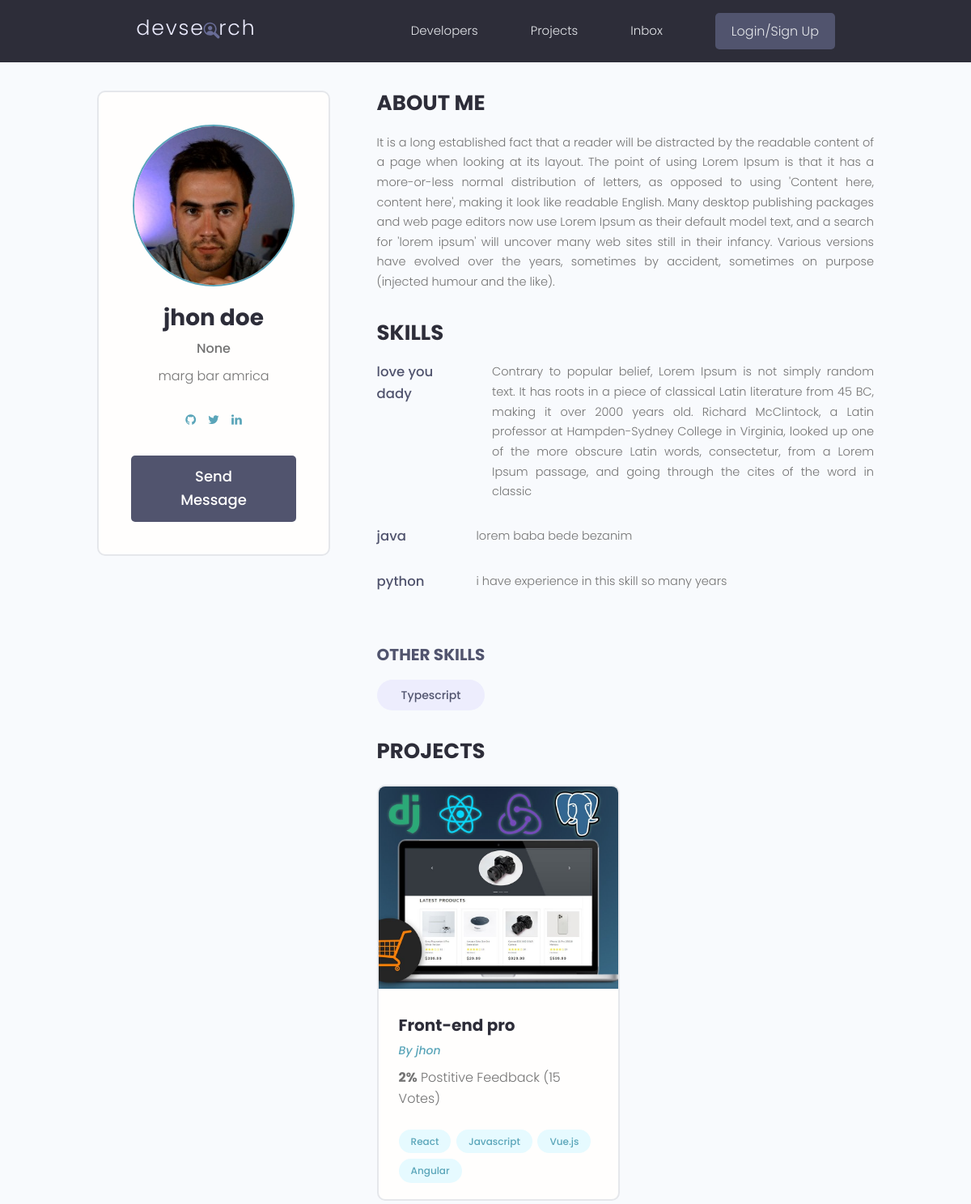
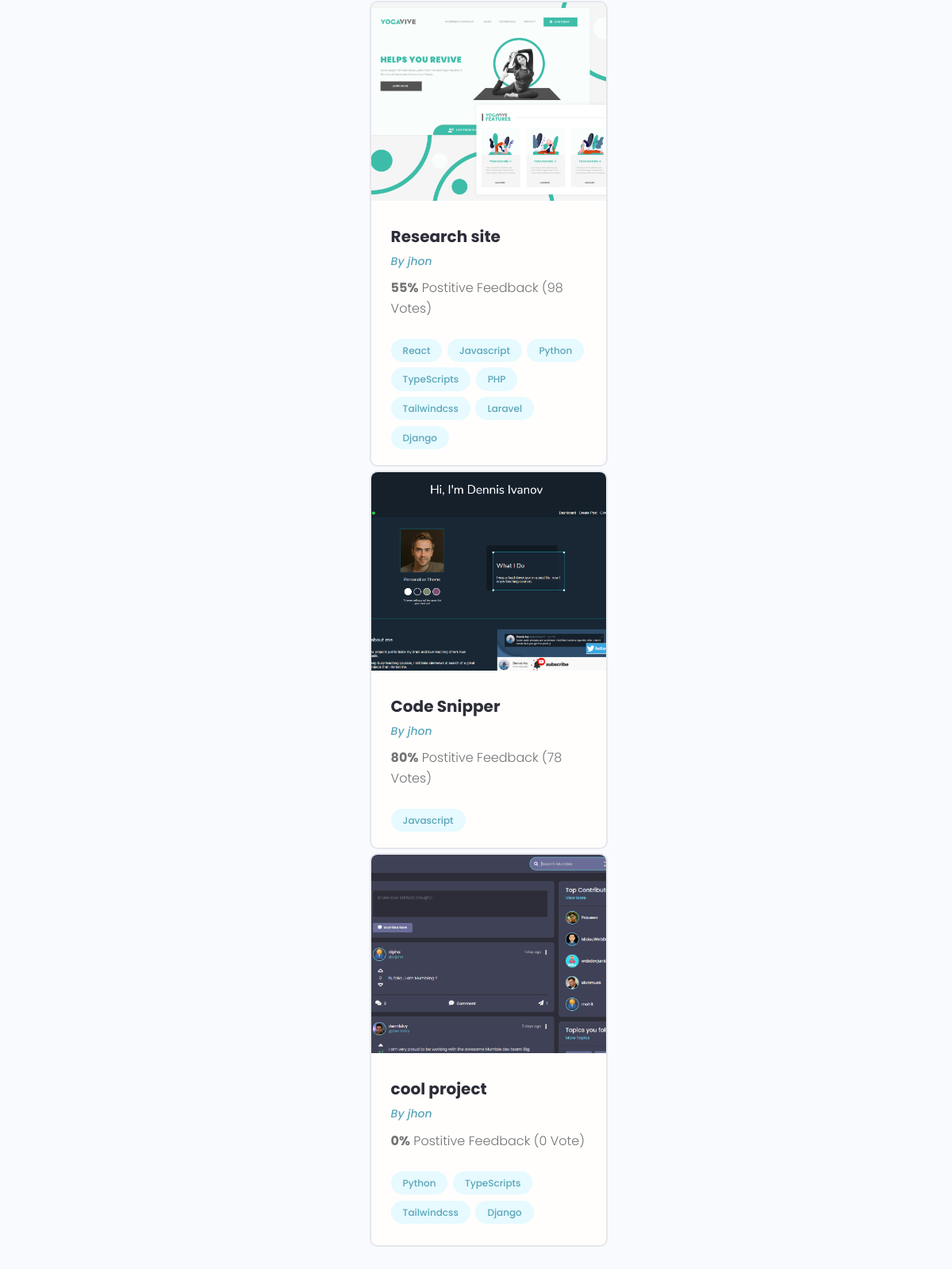
The page /userprofile/71088c34-33a5-43da-b7a2-fd6ae4532f5a/ on the database as committed earlier (2 pictures, top to bottom).
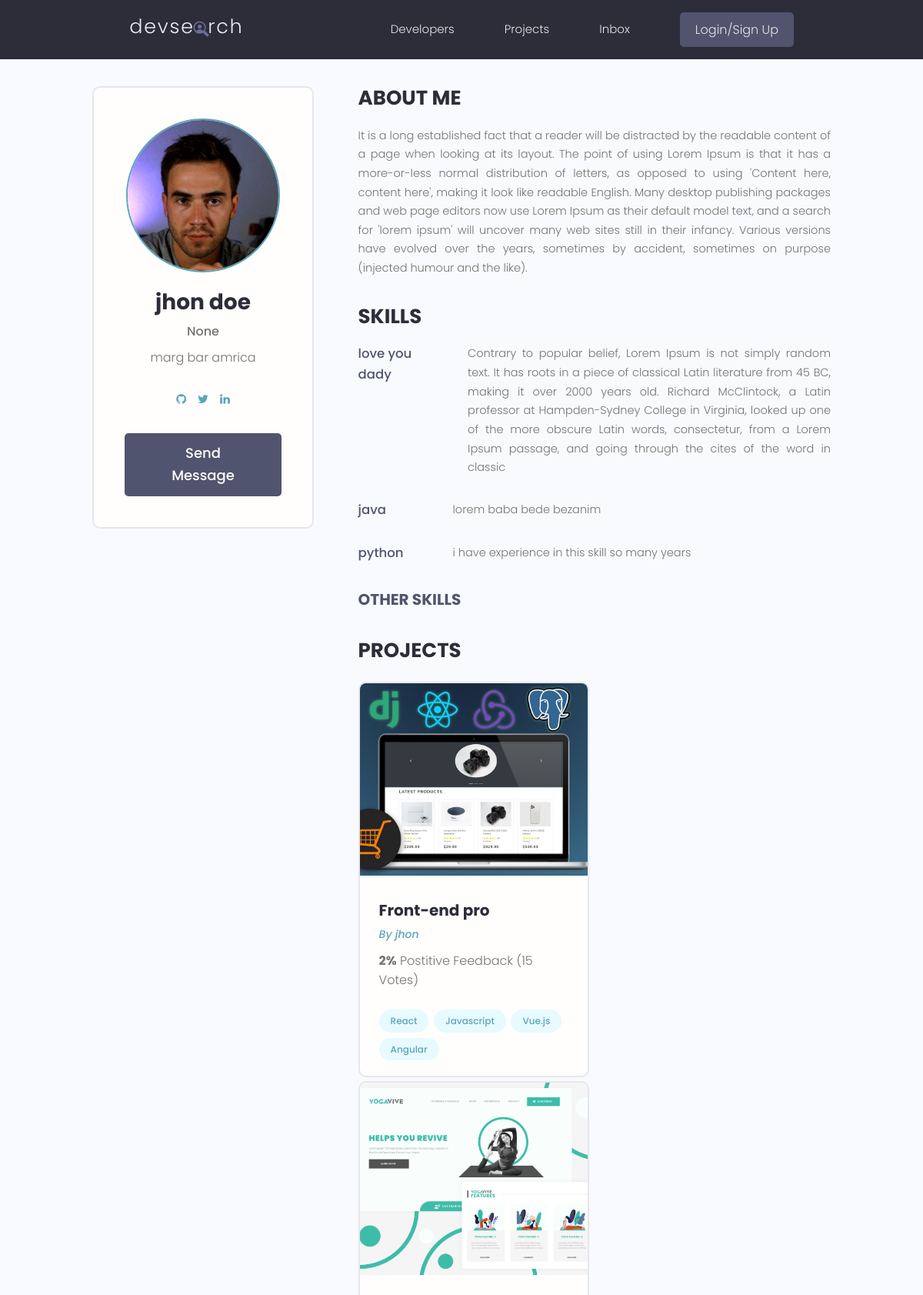
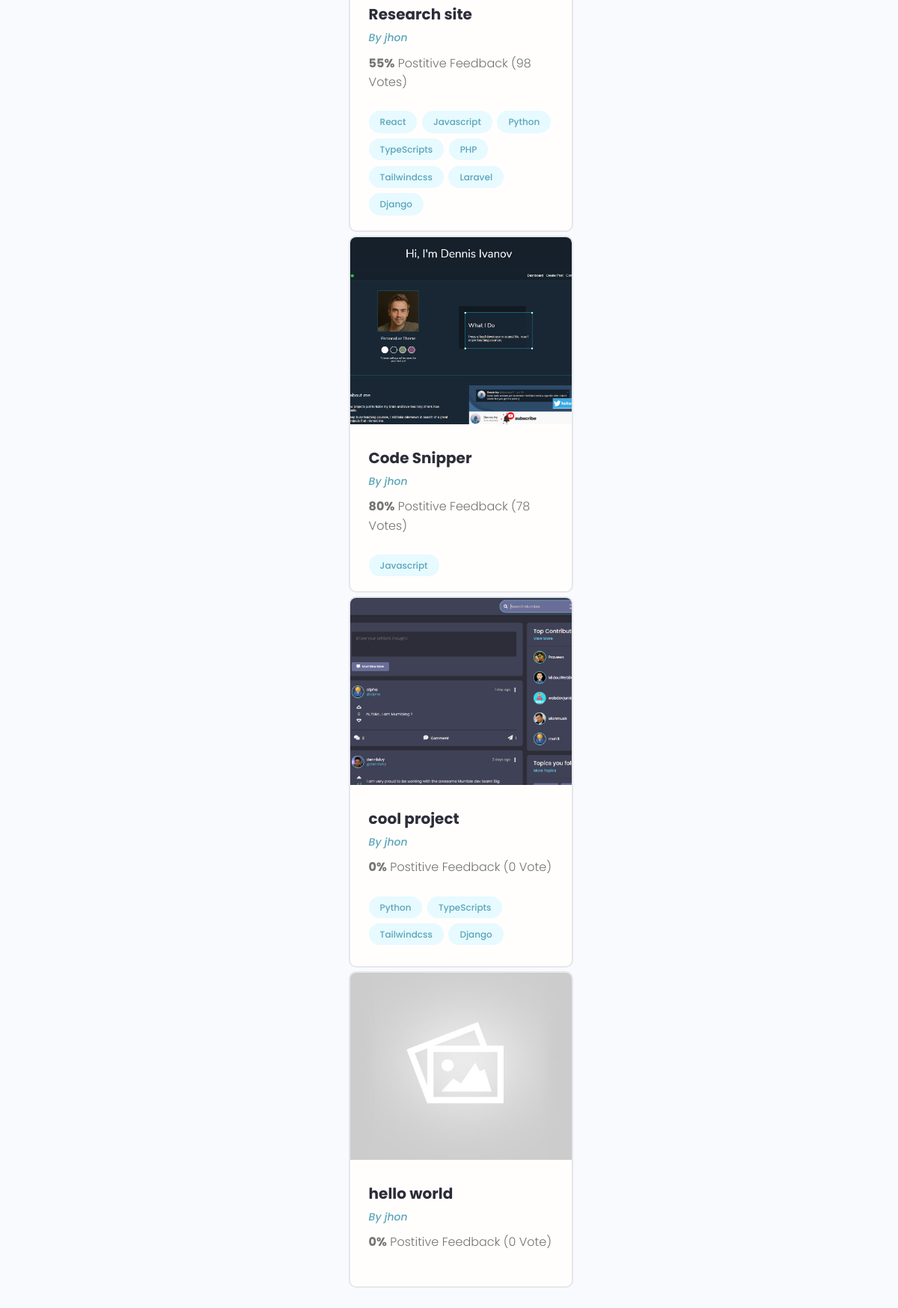
The same page on the database as committed later (2 pictures, top to bottom).
### users/models.py (models this page shows)
class Skill(models.Model):
      owner = models.ForeignKey(Profile,on_delete=models.CASCADE,
                  null=True, blank=True)
      id = models.UUIDField(unique=True,
                  default=uuid.uuid4,primary_key=True,editable=False)
      name = models.CharField(max_length=100 , null=True, blank=True)
      description = models.TextField(max_length=1000 , null=True, blank=True)
      created = models.DateTimeField(auto_now_add=True)
      def __str__(self):
            return str(self.name)

class Profile(models.Model):
      user = models.OneToOneField(User, on_delete=models.CASCADE,
            null=True, blank=True)
      name = models.CharField(max_length=200, blank=True, null=True)
      email = models.EmailField(max_length=500, blank=True,null=True)
      username =models.CharField(max_length=200, blank=True, null=True)
      location = models.CharField(max_length=200, blank=True, null=True)
      short_intro = models.CharField(max_length=200, blank=True, null=True)
      bio = models.TextField(blank=True, null=True)
      profile_image = models.ImageField(blank=True,null=True,
            default='user-default.png', upload_to='profiles/')
      social_github  = models.CharField(max_length=200, blank=True, null=True)
      social_twitter = models.CharField(max_length=200, blank=True, null=True)
      social_linkdin = models.CharField(max_length=200, blank=True, null=True)
      social_youtube = models.CharField(max_length=200, blank=True, null=True)
      social_website = models.CharField(max_length=200, blank=True, null=True)
      created = models.DateTimeField(auto_now_add=True)
      id = models.UUIDField(default=uuid.uuid4 ,
                  unique=True , primary_key=True , editable=False )
      def __str__(self):
            return str(self.user.username)

### projects/models.py (models this page shows, shortened)
class Project(models.Model):
      owner = models.ForeignKey(Profile,null=True,
                           blank=True, on_delete= models.SET_NULL)
      title = models.CharField(max_length=2000)
      description = models.TextField(null=True, blank=True)
      featured_image = models.ImageField( null=True, blank=True , default='default.jpg')
      demo_link = models.CharField(max_length=2000 ,null=True, blank=True)
      source_link = models.CharField(max_length=2000 ,null=True, blank=True)
      tags = models.ManyToManyField('Tag')
      vote_total = models.IntegerField(default=0,null=True,blank=True)
      vote_ratio = models.IntegerField(default=0,null=True,blank=True)
      created = models.DateTimeField(auto_now_add=True)
      id = models.UUIDField(default=uuid.uuid4 , unique=True , primary_key=True , editable=False )

class Tag(models.Model):
      name = models.CharField(max_length=200)
      created = models.DateTimeField(auto_now_add=True)
      id = models.UUIDField(default=uuid.uuid4 , unique=True , primary_key=True , editable=False )
      def __str__(self):
            return self.name

### users/views.py (the view)
# urls.py: path('userprofile/<str:pk>/', views.userProfile, name='userprofile'),
def userProfile(request, pk):
      profile = Profile.objects.get(id=pk)
      skills = profile.skill_set.all()
      context = {'profile':profile,'skills':skills }
      return render(request, 'users/user_profile.html', context)

### users/templates/users/user_profile.html (shortened to what the changed rows need)
{% extends "base.html" %}
{% load static %}
{% block content %}
  <main class="profile my-md">
      <div class="container">
        <div class="layout">
          <div class="column column--1of3">
            <div class="card text-center">
              <div class="card__body dev">
                <h2 class="dev__name">{{profile.name}}</h2>
              </div>
            </div>
          </div>
          <div class="column column--2of3">
            <div class="devInfo">
              <div class="devInfo__skills">
                  {% for skill in skills %}
                        <div class="devSkill">
                              {%if skill.description %}
                                    <h4 class="devSkill__title">{{skill.name}}</h4>
                                    <p class="devSkill__info">
                                    {%if skill.description %}
                                          {{skill.description}}
                                    {% endif %}
                                    </p>
                              {% endif %}
                        </div>
                  {% endfor %}
                <div class="devInfo__otherSkills">
                  {%for skilwithnodes in skills %}
                        {%if not  skilwithnodes.description %}
                              <span class="tag tag--pill tag--sub tag--lg">
                              <small>{{skilwithnodes}}</small>
                              </span>
                        {% endif %}
                  {% endfor %}
                </div>
              </div>
            </div>
            <div class="devInfo">
              <div class="grid grid--two">
                <div class="column">
                  {%for project in profile.project_set.all%}
                        <div class="card project">
                        <a href="/single/{{project.id}}" class="project">
                        <img class="project__thumbnail" src="{{ project.featured_image.url }}" alt="project thumbnail" />
                        <div class="card__body">
                              <h3 class="project__title">{{project.title}}</h3>
                              <p><a class="project__author" href="profile.html">By {{project.owner}} </a></p>
                              <p class="project--rating">
                              <span style="font-weight: bold;">{{project.vote_total}}%</span> Postitive
                                    {% if project.vote_ratio > 1 %}
                                          Feedback ({{project.vote_ratio}} Votes)
                                    {%else%}
                                          Feedback ({{project.vote_ratio}} Vote)
                                    {% endif %}
                              </p>
                              <div class="project__tags">
                              {% for tag in project.tags.all %}
                                          <span class="tag tag--pill tag--main">
                                          <small>{{tag}} </small>
                                          </span>
                              {% endfor %}
                              </div>
                        </div>
                        </a>
                        </div>
                  {% endfor %}
                </div>
              </div>
            </div>
          </div>
        </div>
      </div>
    </main>{% endblock content %}

Rows that differ between the two databases and show on the page:
removed Skill: name "Typescript", shown under "OTHER SKILLS"
added Project: featured_image (placeholder picture), title "hello world", owner "jhon", vote_total "0", vote_ratio "0"
